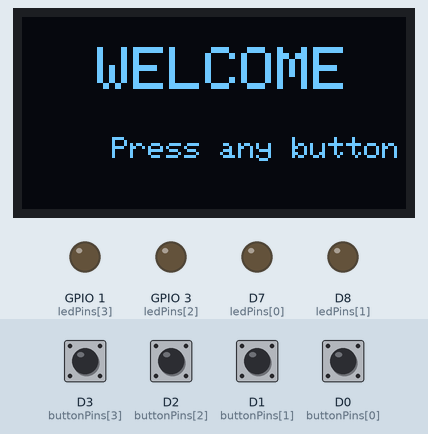
The sketch below on a simulated ESP8266 (NodeMCU). On the bench: 128×64 one-colour display, output pins drawn as LEDs (lit = HIGH). The inputs (shaded band) are chosen by the test bench; at power-on: D0 (buttonPins[0]), D1 (buttonPins[1]), D2 (buttonPins[2]), D3 (buttonPins[3]) HIGH. Random numbers use the default seed unless the sketch sets one.

Above: at 0.8 s.
0.9 s: D2 (buttonPins[2]) pulled LOW for 1 s
At 3.2 s:
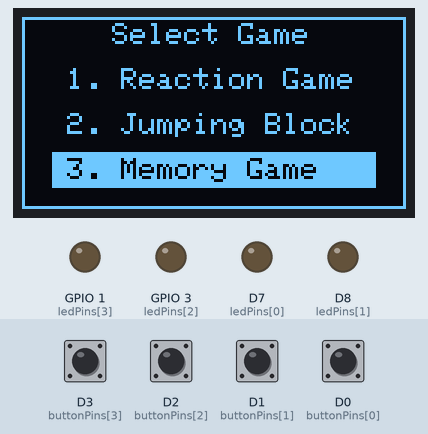
3.5 s: D0 (buttonPins[0]) pulled LOW for 1 s
At 6.5 s:
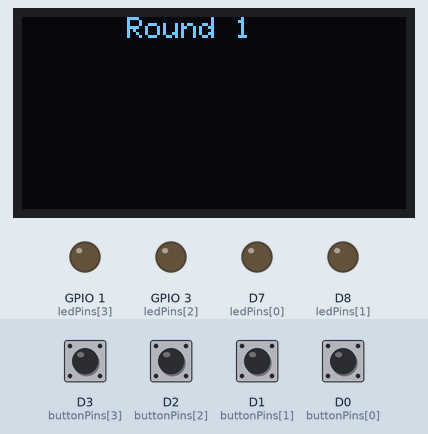
6.9 s: D1 (buttonPins[1]) pulled LOW for 0.15 s
At 8.8 s:
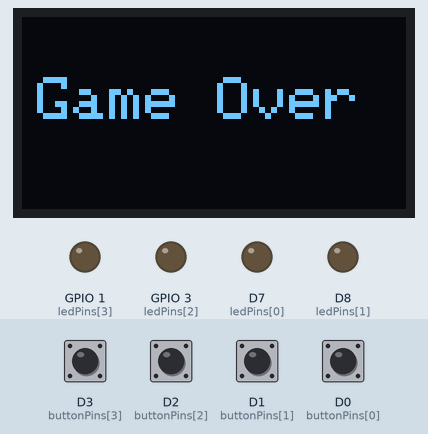
9.1 s: D2 (buttonPins[2]) driven LOW and D0 (buttonPins[0]) driven LOW
At 11.43 s:
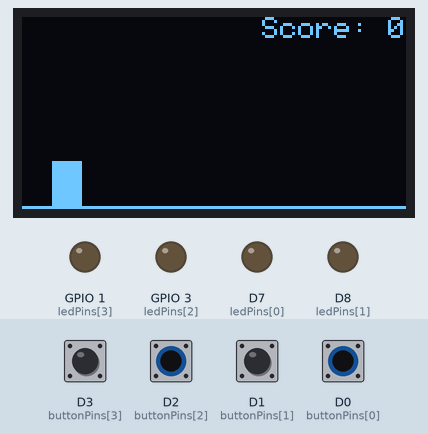
12.1 s: D0 (buttonPins[0]) driven HIGH
At 12.99 s:
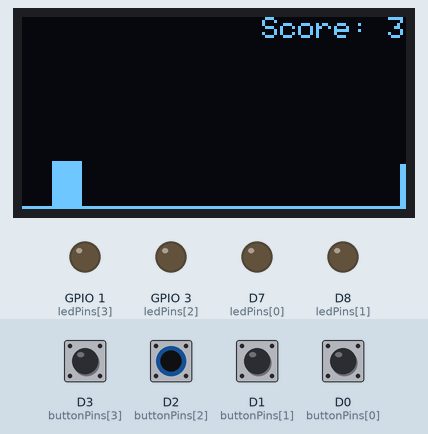
15.1 s: D3 (buttonPins[3]) pulled LOW for 0.15 s
Timing chart, 0 to 18.1 s (numbered marks = the images above; inputs shaded):
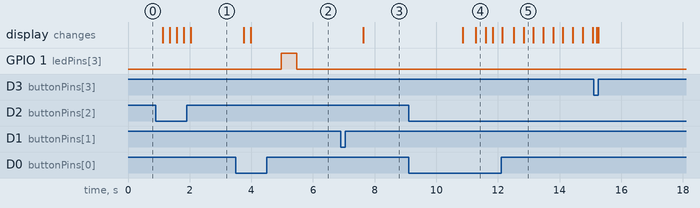

Measured:
- after the input at 0.9 s, the display: first changes after 0.23 s (image 1 shows a later state)
- after the input at 3.5 s, GPIO 1 (ledPins[3]): LOW → HIGH after 1.5 s, → LOW 0.50 s later; the display: first changes after 0.25 s (image 2 shows a later state)
- after the input at 6.9 s, the display: changes after 0.73 s (image 3)
- after the input at 9.1 s, the display: first changes after 1.8 s (image 4 shows a later state)

The sketch:

Testcode1.3.ino
```cpp
// Test code 1.3+
// Added a new game mode and improved the menu
// details:
// 1. Added a new game mode: Memory Game
// 2. Improved the menu by adding a border and highlighting the selected option
// 3. Added a welcome screen at the beginning
// 4. Added a countdown before starting the game
#include <SPI.h>
#include <Wire.h>
#include <Adafruit_GFX.h>
#include <Adafruit_SSD1306.h>

#define SCREEN_WIDTH 128 // OLED display width, in pixels
#define SCREEN_HEIGHT 64 // OLED display height, in pixels
#define OLED_RESET     -1 // Reset pin #
#define SCREEN_ADDRESS 0x3C ///< I2C address
#define SSD1306_NO_SPLASH
Adafruit_SSD1306 display(SCREEN_WIDTH, SCREEN_HEIGHT, &Wire, OLED_RESET);

// Define push buttons and LEDs pins
const int buttonPins[4] = {D0, D1, D2, D3};
const int ledPins[4] = {D7, D8, D9, D10};

// 菜单相关变量
const char* menuOptions[] = {"1. Reaction Game", "2. Jumping Block", "3. Memory Game"};
int selectedOption = 0;        // 当前选中的菜单选项
const int totalOptions = 3;    // 菜单选项总数
bool inMenu = true;            // 是否在菜单中

// 函数声明
void waitForAnyButtonPress();
void startCountdown();
void reactionGame();
void dinoGame();
void memoryGame();
void displayWelcomeScreen();
void showMenu();

void setup() {
  // 初始化串口通信，方便调试
  Serial.begin(9600);

  // 初始化按钮为输入模式，并启用内部上拉电阻
  for (int i = 0; i < 4; i++) {
    pinMode(buttonPins[i], INPUT_PULLUP);
  }

  // 初始化LED为输出模式，并设置为低电平（熄灭）
  for (int i = 0; i < 4; i++) {
    pinMode(ledPins[i], OUTPUT);
    digitalWrite(ledPins[i], LOW);
  }

  // 初始化OLED显示屏
  if (!display.begin(SSD1306_SWITCHCAPVCC, SCREEN_ADDRESS)) {
    Serial.println("SSD1306 allocation failed");
    for (;;); // 如果初始化失败，进入死循环
  }
  display.clearDisplay();

  // 显示欢迎界面
  displayWelcomeScreen();

  // 显示菜单
  showMenu();
}

void loop() {
  // 主程序循环
  if (!inMenu) {
    // 根据选中的选项执行对应的功能
    switch (selectedOption) {
      case 0:
        reactionGame(); // 反应游戏
        break;
      case 1:
        dinoGame(); // 小恐龙游戏
        break;
      case 2:
        memoryGame(); // 记忆力游戏
        break;
      default:
        break;
    }
    // 执行完毕后返回菜单
    inMenu = true;
    showMenu();
  }
}

// 等待任意按钮按下
void waitForAnyButtonPress() {
  bool buttonPressed = false;
  while (!buttonPressed) {
    for (int i = 0; i < 4; i++) {
      if (digitalRead(buttonPins[i]) == LOW) {
        buttonPressed = true;
        delay(200); // 消抖延迟
        break;
      }
    }
  }
}

// 开始游戏前的倒计时
void startCountdown() {
  display.clearDisplay();
  display.setTextSize(2);
  display.setTextColor(WHITE);
  for (int i = 3; i > 0; i--) {
    display.clearDisplay();
    display.setCursor(50, 20);
    display.print(i);
    display.display();
    delay(1000);
  }
  display.clearDisplay();
  display.display();
}

// 显示欢迎界面
void displayWelcomeScreen() {
  display.clearDisplay();
  display.setTextSize(2);
  display.setTextColor(WHITE);
  display.setCursor(25, 10);
  display.println("WELCOME");
  display.setTextSize(1);
  display.setCursor(30, 40);
  display.println("Press any button");
  display.display();
  waitForAnyButtonPress();
  display.clearDisplay();
}

// 美化菜单并显示
void showMenu() {
  while (inMenu) {
    // 清空显示屏
    display.clearDisplay();

    // 绘制菜单边框
    display.drawRect(0, 0, SCREEN_WIDTH, SCREEN_HEIGHT, WHITE);

    // 设置文本属性
    display.setTextSize(1);
    display.setTextColor(WHITE);

    // 显示菜单标题
    display.setCursor(30, 2);
    display.println("Select Game");

    // 显示每个菜单选项
    for (int i = 0; i < totalOptions; i++) {
      if (i == selectedOption) {
        // 高亮当前选中的选项
        display.fillRect(10, 15 + i * 15, 108, 12, WHITE);
        display.setTextColor(BLACK); // 黑色文字，白色背景
      } else {
        display.setTextColor(WHITE); // 白色文字，黑色背景
      }
      display.setCursor(15, 17 + i * 15);
      display.println(menuOptions[i]);
    }

    // 更新显示屏
    display.display();

    // 处理按钮输入
    if (digitalRead(buttonPins[1]) == LOW) { // 下一项
      selectedOption = (selectedOption + 1) % totalOptions;
      delay(200); // 消抖延迟
    }
    if (digitalRead(buttonPins[2]) == LOW) { // 上一项
      selectedOption = (selectedOption - 1 + totalOptions) % totalOptions;
      delay(200); // 消抖延迟
    }
    if (digitalRead(buttonPins[0]) == LOW) { // 选择当前选项
      inMenu = false;
      delay(200); // 消抖延迟
    }
  }
}

// 第一个游戏模式：反应游戏
void reactionGame() {
  display.clearDisplay();
  display.setTextSize(1);
  display.setTextColor(WHITE);
  display.setCursor(30, 0);
  display.println("Press any");
  display.println("button to");
  display.setTextSize(2);
  display.setCursor(25, 20);
  display.print("START");
  display.display();
  waitForAnyButtonPress();

  startCountdown();

  unsigned long reactionTimes[4];
  int currentRound = 0;
  while (currentRound < 4) {
    // 随机等待一段时间
    delay(random(1000, 3000));

    // 随机选择一个LED点亮
    int randomLED = random(0, 4);
    digitalWrite(ledPins[randomLED], HIGH);
    unsigned long startTime = millis();

    // 等待玩家按下对应的按钮
    while (digitalRead(buttonPins[randomLED]) == HIGH) {
      // 等待正确的按钮被按下
    }
    unsigned long endTime = millis();
    digitalWrite(ledPins[randomLED], LOW);

    // 记录反应时间
    reactionTimes[currentRound] = endTime - startTime;
    currentRound++;
    delay(500); // 等待0.5秒再进入下一轮
  }

  // 计算平均反应时间
  unsigned long totalTime = 0;
  for (int i = 0; i < 4; i++) {
    totalTime += reactionTimes[i];
  }
  unsigned long averageTime = totalTime / 4;

  // 显示平均反应时间
  display.clearDisplay();
  display.setCursor(15, 20);
  display.setTextSize(2);
  display.setTextColor(WHITE);
  display.print("Avg:");
  display.print(averageTime);
  display.println("ms");
  display.display();

  // 等待玩家按下按钮返回菜单
  waitForAnyButtonPress();
}

// 第二个游戏模式：小恐龙游戏
void dinoGame() {
  // 初始化游戏参数
  const int jumpButtonPin = buttonPins[0]; // 跳跃按钮引脚
  bool gameRunning = true;
  int dinoX = 10; // 恐龙的X坐标
  int dinoY = 48; // 恐龙的Y坐标
  int dinoWidth = 10; // 恐龙的宽度
  int dinoHeight = 15; // 恐龙的高度
  int groundLevel = 48; // 地面Y坐标
  bool isJumping = false; // 是否在跳跃
  float jumpVelocity = 0; // 跳跃速度
  float gravity = 0.5; // 重力加速度
  float jumpStrength = -8; // 跳跃初速度

  unsigned long score = 0; // 分数
  int obstacleSpeed = 2; // 初始障碍物速度
  const int maxObstacleSpeed = 6; // 最大障碍物速度
  unsigned long lastObstacleTime = millis();
  int obstacleGap = 1500; // 初始障碍物间隔（毫秒）

  // 障碍物结构体
  struct Obstacle {
    int x;
    int y;
    int width;
    int height;
  };
  const int maxObstacles = 2; // 同屏最大障碍物数量
  Obstacle obstacles[maxObstacles];
  // 初始化障碍物数组
  for (int i = 0; i < maxObstacles; i++) {
    obstacles[i].x = -1; // 设置为屏幕外
  }

  // 游戏主循环
  while (gameRunning) {
    // 清空显示屏
    display.clearDisplay();

    // 更新分数
    score++;

    // 根据分数增加障碍物速度，设定上限
    if (score % 1000 == 0 && obstacleSpeed < maxObstacleSpeed) {
      obstacleSpeed++;
      if (obstacleGap > 800) {
        obstacleGap -= 100; // 减少障碍物间隔，最低800ms
      }
    }

    // 绘制地面
    display.drawLine(0, groundLevel + dinoHeight, SCREEN_WIDTH, groundLevel + dinoHeight, WHITE);

    // 绘制小恐龙（简单的矩形代替）
    display.fillRect(dinoX, dinoY, dinoWidth, dinoHeight, WHITE);

    // 绘制障碍物
    for (int i = 0; i < maxObstacles; i++) {
      if (obstacles[i].x >= 0) {
        display.fillRect(obstacles[i].x, obstacles[i].y, obstacles[i].width, obstacles[i].height, WHITE);
      }
    }

    // 显示分数
    display.setTextSize(1);
    display.setTextColor(WHITE);
    display.setCursor(80, 0);
    display.print("Score: ");
    display.print(score / 10);

    // 更新显示屏
    display.display();

    // 处理跳跃输入
    if (digitalRead(jumpButtonPin) == LOW && !isJumping) {
      isJumping = true;
      jumpVelocity = jumpStrength; // 跳跃初速度
    }

    // 更新恐龙位置
    if (isJumping) {
      dinoY += jumpVelocity;
      jumpVelocity += gravity;

      // 检查是否落地
      if (dinoY >= groundLevel) {
        dinoY = groundLevel;
        isJumping = false;
      }
    }

    // 生成新障碍物
    if (millis() - lastObstacleTime > obstacleGap) {
      lastObstacleTime = millis();
      for (int i = 0; i < maxObstacles; i++) {
        if (obstacles[i].x < 0) {
          obstacles[i].x = SCREEN_WIDTH;
          obstacles[i].width = random(8, 16); // 随机宽度
          obstacles[i].height = random(10, 20); // 随机高度
          obstacles[i].y = groundLevel + dinoHeight - obstacles[i].height;
          break;
        }
      }
    }

    // 更新障碍物位置
    for (int i = 0; i < maxObstacles; i++) {
      if (obstacles[i].x >= 0) {
        obstacles[i].x -= obstacleSpeed;
        // 检查是否出了屏幕
        if (obstacles[i].x + obstacles[i].width < 0) {
          obstacles[i].x = -1; // 移出屏幕，等待重新使用
        } else {
          // 检查碰撞
          int dinoLeft = dinoX;
          int dinoRight = dinoLeft + dinoWidth;
          int dinoTop = dinoY;
          int dinoBottom = dinoTop + dinoHeight;

          int obstacleLeft = obstacles[i].x;
          int obstacleRight = obstacleLeft + obstacles[i].width;
          int obstacleTop = obstacles[i].y;
          int obstacleBottom = obstacleTop + obstacles[i].height;

          bool collision = !(dinoRight < obstacleLeft || dinoLeft > obstacleRight || dinoBottom < obstacleTop || dinoTop > obstacleBottom);
          if (collision) {
            gameRunning = false;
            break;
          }
        }
      }
    }

    delay(20); // 控制游戏速度
  }

  // 显示游戏结束和分数
  display.clearDisplay();
  display.setTextSize(2);
  display.setTextColor(WHITE);
  display.setCursor(15, 10);
  display.println("Game Over");
  display.setTextSize(1);
  display.setCursor(25, 40);
  display.print("Score: ");
  display.print(score / 10);
  display.display();
  delay(3000);

  // 返回菜单
  waitForAnyButtonPress();
}

// 第三个游戏模式：记忆力游戏
void memoryGame() {
  display.clearDisplay();
  display.setTextSize(1);
  display.setTextColor(WHITE);
  display.setCursor(20, 0);
  display.println("Memory Game");
  display.setCursor(10, 20);
  display.println("Follow the sequence");
  display.display();
  waitForAnyButtonPress();

  const int sequenceLength = 5;
  int sequence[sequenceLength];
  bool gameRunning = true;

  // 生成随机序列
  for (int i = 0; i < sequenceLength; i++) {
    sequence[i] = random(0, 4);
  }

  // 游戏主循环
  for (int round = 1; round <= sequenceLength && gameRunning; round++) {
    // 显示当前轮数
    display.clearDisplay();
    display.setTextSize(1);
    display.setCursor(35, 0);
    display.print("Round ");
    display.println(round);
    display.display();
    delay(1000);

    // 播放序列
    for (int i = 0; i < round; i++) {
      digitalWrite(ledPins[sequence[i]], HIGH);
      delay(500);
      digitalWrite(ledPins[sequence[i]], LOW);
      delay(250);
    }

    // 接收玩家输入
    for (int i = 0; i < round; i++) {
      bool buttonPressed = false;
      while (!buttonPressed) {
        for (int j = 0; j < 4; j++) {
          if (digitalRead(buttonPins[j]) == LOW) {
            buttonPressed = true;
            if (j != sequence[i]) {
              gameRunning = false;
            }
            delay(200); // 消抖
            break;
          }
        }
      }
      if (!gameRunning) {
        break;
      }
    }
    delay(500);
  }

  // 显示游戏结束或胜利
  display.clearDisplay();
  display.setTextSize(2);
  display.setTextColor(WHITE);
  if (gameRunning) {
    display.setCursor(10, 20);
    display.println("You Win!");
  } else {
    display.setCursor(5, 20);
    display.println("Game Over");
  }
  display.display();
  delay(3000);

  // 返回菜单
  waitForAnyButtonPress();
}
```
